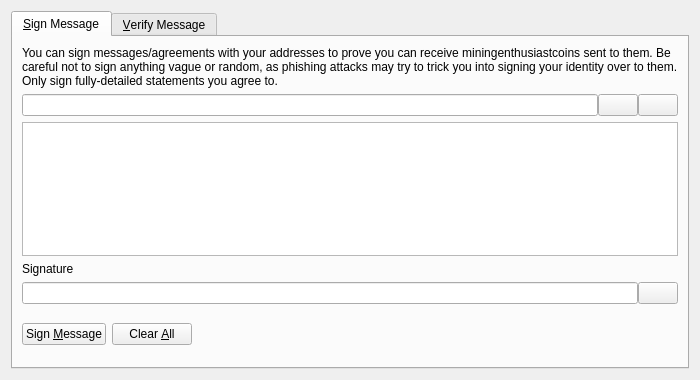
<?xml version="1.0" encoding="UTF-8"?>
<ui version="4.0">
 <class>SignVerifyMessageDialog</class>
 <widget class="QDialog" name="SignVerifyMessageDialog">
  <property name="geometry">
   <rect>
    <x>0</x>
    <y>0</y>
    <width>700</width>
    <height>380</height>
   </rect>
  </property>
  <property name="windowTitle">
   <string>Signatures - Sign / Verify a Message</string>
  </property>
  <property name="modal">
   <bool>true</bool>
  </property>
  <layout class="QVBoxLayout" name="verticalLayout">
   <item>
    <widget class="QTabWidget" name="tabWidget">
     <property name="currentIndex">
      <number>0</number>
     </property>
     <widget class="QWidget" name="tabSignMessage">
      <attribute name="title">
       <string>&amp;Sign Message</string>
      </attribute>
      <layout class="QVBoxLayout" name="verticalLayout_SM">
       <item>
        <widget class="QLabel" name="infoLabel_SM">
         <property name="text">
          <string>You can sign messages/agreements with your addresses to prove you can receive miningenthusiastcoins sent to them. Be careful not to sign anything vague or random, as phishing attacks may try to trick you into signing your identity over to them. Only sign fully-detailed statements you agree to.</string>
         </property>
         <property name="textFormat">
          <enum>Qt::PlainText</enum>
         </property>
         <property name="wordWrap">
          <bool>true</bool>
         </property>
        </widget>
       </item>
       <item>
        <layout class="QHBoxLayout" name="horizontalLayout_1_SM">
         <property name="spacing">
          <number>0</number>
         </property>
         <item>
          <widget class="QValidatedLineEdit" name="addressIn_SM">
           <property name="toolTip">
            <string>The MiningEnthusiastCoin address to sign the message with</string>
           </property>
          </widget>
         </item>
         <item>
          <widget class="QPushButton" name="addressBookButton_SM">
           <property name="toolTip">
            <string>Choose previously used address</string>
           </property>
           <property name="text">
            <string/>
           </property>
           <property name="icon">
            <iconset resource="../bitcoin.qrc">
             <normaloff>:/icons/address-book</normaloff>:/icons/address-book</iconset>
           </property>
           <property name="shortcut">
            <string>Alt+A</string>
           </property>
           <property name="autoDefault">
            <bool>false</bool>
           </property>
          </widget>
         </item>
         <item>
          <widget class="QPushButton" name="pasteButton_SM">
           <property name="toolTip">
            <string>Paste address from clipboard</string>
           </property>
           <property name="text">
            <string/>
           </property>
           <property name="icon">
            <iconset resource="../bitcoin.qrc">
             <normaloff>:/icons/editpaste</normaloff>:/icons/editpaste</iconset>
           </property>
           <property name="shortcut">
            <string>Alt+P</string>
           </property>
           <property name="autoDefault">
            <bool>false</bool>
           </property>
          </widget>
         </item>
        </layout>
       </item>
       <item>
        <widget class="QPlainTextEdit" name="messageIn_SM">
         <property name="toolTip">
          <string>Enter the message you want to sign here</string>
         </property>
        </widget>
       </item>
       <item>
        <widget class="QLabel" name="signatureLabel_SM">
         <property name="text">
          <string>Signature</string>
         </property>
         <property name="textFormat">
          <enum>Qt::PlainText</enum>
         </property>
        </widget>
       </item>
       <item>
        <layout class="QHBoxLayout" name="horizontalLayout_2_SM">
         <property name="spacing">
          <number>0</number>
         </property>
         <item>
          <widget class="QLineEdit" name="signatureOut_SM">
           <property name="font">
            <font>
             <italic>true</italic>
            </font>
           </property>
           <property name="readOnly">
            <bool>true</bool>
           </property>
          </widget>
         </item>
         <item>
          <widget class="QPushButton" name="copySignatureButton_SM">
           <property name="toolTip">
            <string>Copy the current signature to the system clipboard</string>
           </property>
           <property name="text">
            <string/>
           </property>
           <property name="icon">
            <iconset resource="../bitcoin.qrc">
             <normaloff>:/icons/editcopy</normaloff>:/icons/editcopy</iconset>
           </property>
           <property name="autoDefault">
            <bool>false</bool>
           </property>
          </widget>
         </item>
        </layout>
       </item>
       <item>
        <layout class="QHBoxLayout" name="horizontalLayout_3_SM">
         <item>
          <widget class="QPushButton" name="signMessageButton_SM">
           <property name="toolTip">
            <string>Sign the message to prove you own this MiningEnthusiastCoin address</string>
           </property>
           <property name="text">
            <string>Sign &amp;Message</string>
           </property>
           <property name="icon">
            <iconset resource="../bitcoin.qrc">
             <normaloff>:/icons/edit</normaloff>:/icons/edit</iconset>
           </property>
           <property name="autoDefault">
            <bool>false</bool>
           </property>
          </widget>
         </item>
         <item>
          <widget class="QPushButton" name="clearButton_SM">
           <property name="toolTip">
            <string>Reset all sign message fields</string>
           </property>
           <property name="text">
            <string>Clear &amp;All</string>
           </property>
           <property name="icon">
            <iconset resource="../bitcoin.qrc">
             <normaloff>:/icons/remove</normaloff>:/icons/remove</iconset>
           </property>
           <property name="autoDefault">
            <bool>false</bool>
           </property>
          </widget>
         </item>
         <item>
          <spacer name="horizontalSpacer_1_SM">
           <property name="orientation">
            <enum>Qt::Horizontal</enum>
           </property>
           <property name="sizeHint" stdset="0">
            <size>
             <width>40</width>
             <height>48</height>
            </size>
           </property>
          </spacer>
         </item>
         <item>
          <widget class="QLabel" name="statusLabel_SM">
           <property name="font">
            <font>
             <weight>75</weight>
             <bold>true</bold>
            </font>
           </property>
           <property name="text">
            <string/>
           </property>
           <property name="wordWrap">
            <bool>true</bool>
           </property>
          </widget>
         </item>
         <item>
          <spacer name="horizontalSpacer_2_SM">
           <property name="orientation">
            <enum>Qt::Horizontal</enum>
           </property>
           <property name="sizeHint" stdset="0">
            <size>
             <width>40</width>
             <height>48</height>
            </size>
           </property>
          </spacer>
         </item>
        </layout>
       </item>
      </layout>
     </widget>
     <widget class="QWidget" name="tabVerifyMessage">
      <attribute name="title">
       <string>&amp;Verify Message</string>
      </attribute>
      <layout class="QVBoxLayout" name="verticalLayout_VM">
       <item>
        <widget class="QLabel" name="infoLabel_VM">
         <property name="text">
          <string>Enter the receiver's address, message (ensure you copy line breaks, spaces, tabs, etc. exactly) and signature below to verify the message. Be careful not to read more into the signature than what is in the signed message itself, to avoid being tricked by a man-in-the-middle attack. Note that this only proves the signing party receives with the address, it cannot prove sendership of any transaction!</string>
         </property>
         <property name="textFormat">
          <enum>Qt::PlainText</enum>
         </property>
         <property name="alignment">
          <set>Qt::AlignLeading|Qt::AlignLeft|Qt::AlignTop</set>
         </property>
         <property name="wordWrap">
          <bool>true</bool>
         </property>
        </widget>
       </item>
       <item>
        <layout class="QHBoxLayout" name="horizontalLayout_1_VM">
         <property name="spacing">
          <number>0</number>
         </property>
         <item>
          <widget class="QValidatedLineEdit" name="addressIn_VM">
           <property name="toolTip">
            <string>The MiningEnthusiastCoin address the message was signed with</string>
           </property>
          </widget>
         </item>
         <item>
          <widget class="QPushButton" name="addressBookButton_VM">
           <property name="toolTip">
            <string>Choose previously used address</string>
           </property>
           <property name="text">
            <string/>
           </property>
           <property name="icon">
            <iconset resource="../bitcoin.qrc">
             <normaloff>:/icons/address-book</normaloff>:/icons/address-book</iconset>
           </property>
           <property name="shortcut">
            <string>Alt+A</string>
           </property>
           <property name="autoDefault">
            <bool>false</bool>
           </property>
          </widget>
         </item>
        </layout>
       </item>
       <item>
        <widget class="QPlainTextEdit" name="messageIn_VM"/>
       </item>
       <item>
        <widget class="QValidatedLineEdit" name="signatureIn_VM"/>
       </item>
       <item>
        <layout class="QHBoxLayout" name="horizontalLayout_2_VM">
         <item>
          <widget class="QPushButton" name="verifyMessageButton_VM">
           <property name="toolTip">
            <string>Verify the message to ensure it was signed with the specified MiningEnthusiastCoin address</string>
           </property>
           <property name="text">
            <string>Verify &amp;Message</string>
           </property>
           <property name="icon">
            <iconset resource="../bitcoin.qrc">
             <normaloff>:/icons/transaction_0</normaloff>:/icons/transaction_0</iconset>
           </property>
           <property name="autoDefault">
            <bool>false</bool>
           </property>
          </widget>
         </item>
         <item>
          <widget class="QPushButton" name="clearButton_VM">
           <property name="toolTip">
            <string>Reset all verify message fields</string>
           </property>
           <property name="text">
            <string>Clear &amp;All</string>
           </property>
           <property name="icon">
            <iconset resource="../bitcoin.qrc">
             <normaloff>:/icons/remove</normaloff>:/icons/remove</iconset>
           </property>
           <property name="autoDefault">
            <bool>false</bool>
           </property>
          </widget>
         </item>
         <item>
          <spacer name="horizontalSpacer_1_VM">
           <property name="orientation">
            <enum>Qt::Horizontal</enum>
           </property>
           <property name="sizeHint" stdset="0">
            <size>
             <width>40</width>
             <height>48</height>
            </size>
           </property>
          </spacer>
         </item>
         <item>
          <widget class="QLabel" name="statusLabel_VM">
           <property name="font">
            <font>
             <weight>75</weight>
             <bold>true</bold>
            </font>
           </property>
           <property name="text">
            <string/>
           </property>
           <property name="wordWrap">
            <bool>true</bool>
           </property>
          </widget>
         </item>
         <item>
          <spacer name="horizontalSpacer_2_VM">
           <property name="orientation">
            <enum>Qt::Horizontal</enum>
           </property>
           <property name="sizeHint" stdset="0">
            <size>
             <width>40</width>
             <height>48</height>
            </size>
           </property>
          </spacer>
         </item>
        </layout>
       </item>
      </layout>
     </widget>
    </widget>
   </item>
  </layout>
 </widget>
 <customwidgets>
  <customwidget>
   <class>QValidatedLineEdit</class>
   <extends>QLineEdit</extends>
   <header>qt/qvalidatedlineedit.h</header>
  </customwidget>
 </customwidgets>
 <resources>
  <include location="../bitcoin.qrc"/>
 </resources>
 <connections/>
</ui>
